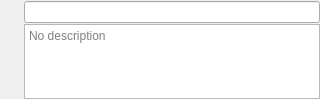
<?xml version="1.0" encoding="UTF-8"?>
<ui version="4.0">
 <class>Description</class>
 <widget class="QDialog" name="Description">
  <property name="windowModality">
   <enum>Qt::WindowModal</enum>
  </property>
  <property name="geometry">
   <rect>
    <x>0</x>
    <y>0</y>
    <width>320</width>
    <height>99</height>
   </rect>
  </property>
  <property name="contextMenuPolicy">
   <enum>Qt::NoContextMenu</enum>
  </property>
  <property name="windowTitle">
   <string>Task info</string>
  </property>
  <property name="windowIcon">
   <iconset resource="resources.qrc">
    <normaloff>:/icons/about.png</normaloff>:/icons/about.png</iconset>
  </property>
  <property name="modal">
   <bool>true</bool>
  </property>
  <layout class="QVBoxLayout" name="verticalLayout">
   <property name="spacing">
    <number>0</number>
   </property>
   <property name="leftMargin">
    <number>0</number>
   </property>
   <property name="topMargin">
    <number>0</number>
   </property>
   <property name="rightMargin">
    <number>0</number>
   </property>
   <property name="bottomMargin">
    <number>0</number>
   </property>
   <item>
    <layout class="QHBoxLayout" name="nameLayout">
     <item>
      <widget class="QLabel" name="nameIcon">
       <property name="minimumSize">
        <size>
         <width>24</width>
         <height>24</height>
        </size>
       </property>
       <property name="maximumSize">
        <size>
         <width>24</width>
         <height>24</height>
        </size>
       </property>
       <property name="text">
        <string/>
       </property>
       <property name="pixmap">
        <pixmap resource="resources.qrc">:/icons/tasks.png</pixmap>
       </property>
       <property name="scaledContents">
        <bool>true</bool>
       </property>
      </widget>
     </item>
     <item>
      <widget class="QLineEdit" name="taskName">
       <property name="readOnly">
        <bool>true</bool>
       </property>
      </widget>
     </item>
    </layout>
   </item>
   <item>
    <layout class="QHBoxLayout" name="descLayout">
     <item>
      <widget class="QLabel" name="descIcon">
       <property name="minimumSize">
        <size>
         <width>24</width>
         <height>24</height>
        </size>
       </property>
       <property name="maximumSize">
        <size>
         <width>24</width>
         <height>24</height>
        </size>
       </property>
       <property name="text">
        <string/>
       </property>
       <property name="pixmap">
        <pixmap resource="resources.qrc">:/icons/about.png</pixmap>
       </property>
       <property name="scaledContents">
        <bool>true</bool>
       </property>
      </widget>
     </item>
     <item>
      <widget class="QPlainTextEdit" name="description">
       <property name="readOnly">
        <bool>true</bool>
       </property>
       <property name="placeholderText">
        <string>No description</string>
       </property>
      </widget>
     </item>
    </layout>
   </item>
  </layout>
 </widget>
 <resources>
  <include location="resources.qrc"/>
 </resources>
 <connections/>
</ui>
